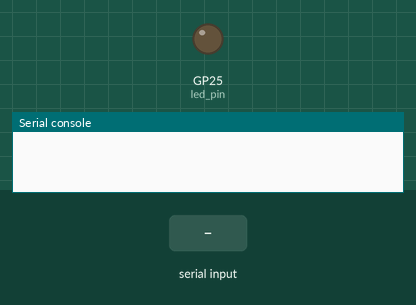
Bench run of a program on a simulated Raspberry Pi Pico running MicroPython. Shown: output pins drawn as LEDs (lit = HIGH), the last lines printed to the serial console. The test bench sets the inputs (shaded band).

Above: at 1.2 s.
1.3 s: "ON\n" received over the second serial link
At 1.9 s:
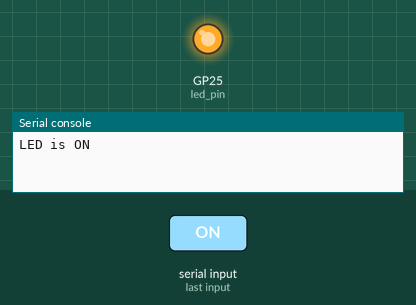
2.8 s: "OFF\n" received over the second serial link
At 3.1 s:
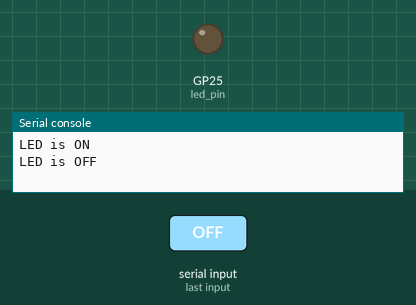
Timing chart, 0 to 5.8 s (numbered marks = the images above; inputs shaded):
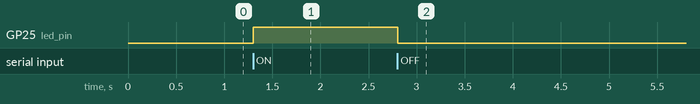

Measured:
- after the input at 1.3 s, GP25 (led_pin): LOW → HIGH at once
- after the input at 2.8 s, GP25 (led_pin): HIGH → LOW at once

The program:

EX-14-Uart_base.py
```python
import machine as gpio
import utime as TM

# Define the LED pin
led_pin = gpio.Pin("LED", gpio.Pin.OUT)

# Define the UART (serial) port
uart = gpio.UART(0, baudrate=9600, tx=gpio.Pin(0), rx=gpio.Pin(1))  # Use GPIO 0 (TX) and GPIO 1 (RX)

while True:
    # Read data from the serial port
    Slave_Data = uart.readline()

    if Slave_Data:
        Slave_Data = Slave_Data.decode().strip()  # Decode the received Slave_Data as a string

        # Check the received command
        if Slave_Data == 'ON':
            led_pin.value(1)  # Turn on the LED
            print("LED is ON")
        elif Slave_Data == 'OFF':
            led_pin.value(0)  # Turn off the LED
            print("LED is OFF")
        else:
            print("Invalid command")

    TM.sleep(0.1)  # Add a small delay to avoid busy-waiting
```
